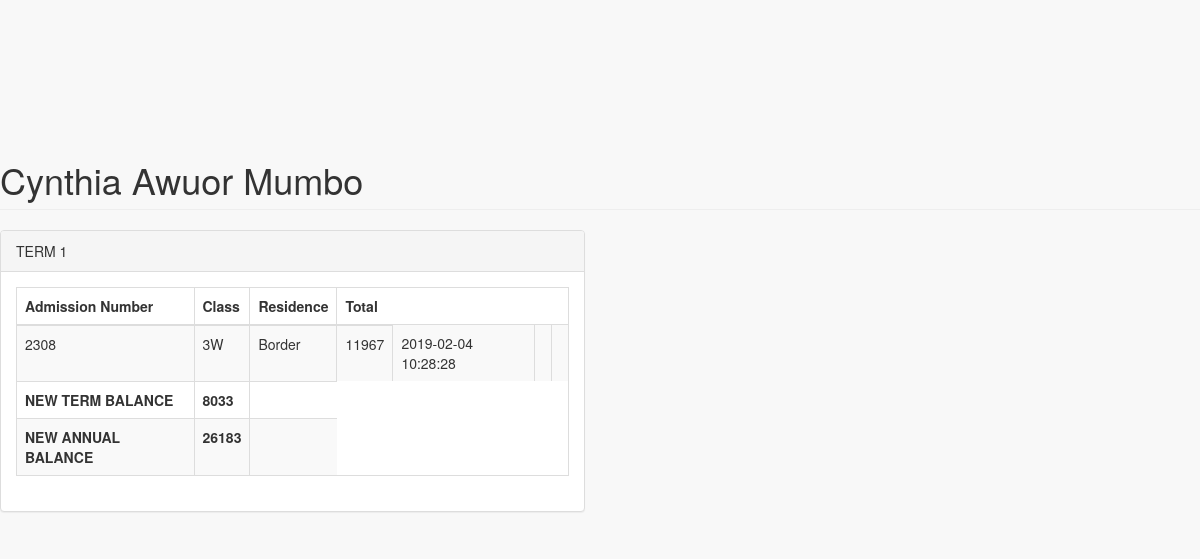
Page /pages/changedInvoice.php?AdmissionNo=2308 on the committed database.
### tables this page shows
CREATE TABLE `students` (
  `StudentsId` int(11) NOT NULL,
  `AdmissionNo` varchar(200) NOT NULL,
  `StudentName` varchar(200) DEFAULT NULL,
  `StudentGender` varchar(200) DEFAULT NULL,
  `StudentType` varchar(200) NOT NULL,
  `ClassId` int(11) DEFAULT NULL,
  `url` varchar(900) NOT NULL DEFAULT 'NoPhotoYet',
  `ActualImage` varchar(900) NOT NULL DEFAULT 'NoPhotoYet',
  `CompletedSchool` int(11) NOT NULL DEFAULT '0'
);

CREATE TABLE `term` (
  `TermId` int(11) NOT NULL,
  `TermName` varchar(200) DEFAULT NULL
);

CREATE TABLE `fee` (
  `FeeId` int(11) NOT NULL,
  `AdmissionNo` varchar(200) NOT NULL,
  `LunchScheme` int(11) DEFAULT '0',
  `PE` int(11) DEFAULT '0',
  `EW` int(11) DEFAULT '0',
  `LT` int(11) DEFAULT '0',
  `RMI` int(11) DEFAULT '0',
  `Administration` int(11) DEFAULT '0',
  `Activity` int(11) DEFAULT '0',
  `Total` int(11) DEFAULT '0',
  `RecentPaidDate` datetime DEFAULT NULL,
  `TermBalance` int(11) DEFAULT '0',
  `AnnualBalance` int(11) DEFAULT '0'
);

CREATE TABLE `class` (
  `ClassId` int(11) NOT NULL,
  `ClassName` varchar(200) NOT NULL,
  `ClassTeacher` varchar(200) NOT NULL
);

### pages/changedInvoice.php (the view, shortened to what this page needs)
<?php
require_once('dbConnect.php');
?>
<!DOCTYPE html>
<html lang="en">
<head>
    <link href="../vendor/bootstrap/css/bootstrap.min.css" rel="stylesheet">
    <link href="../vendor/metisMenu/metisMenu.min.css" rel="stylesheet">
    <link href="../vendor/datatables-plugins/dataTables.bootstrap.css" rel="stylesheet">
    <link href="../vendor/datatables-responsive/dataTables.responsive.css" rel="stylesheet">
    <link href="../dist/css/sb-admin-2.css" rel="stylesheet">
    <link href="../vendor/font-awesome/css/font-awesome.min.css" rel="stylesheet" type="text/css">
</head>
<body>
		<?php
 $AdmissionNo=$_GET['AdmissionNo'];
  $sql = "select * from term WHERE TermId='2'";
 $res = mysqli_query($con,$sql);
 if($res)
 {
	 while($idd=mysqli_fetch_assoc($res)){
		 $TermName=$idd['TermName'];
	 }
 }
		$sql = "select * from students INNER JOIN class ON students.ClassId=class.ClassId WHERE students.AdmissionNo=$AdmissionNo";
 $res = mysqli_query($con,$sql);
 if($res)
 {
	 while($idd=mysqli_fetch_assoc($res)){
		 $StudentName=$idd['StudentName'];
		 $ClassName=$idd['ClassName'];
	 }
 }?>
            <div class="row">
                <div class="col-lg-12">
                    <br></br>
                    <br></br>
                    <br></br>
                    <h1 class="page-header"><?php echo $StudentName;?></h1>
                </div>
            </div>
			<div class="row">
                <div class="col-lg-6">
                    <div class="panel panel-default">
                        <div class="panel-heading">
                            <?php echo $TermName;?>
                        </div>
                        <div class="panel-body">
                            <div class="table-responsive">
                                <table class="table table-striped table-bordered table-hover">
                                    <thead>
                                        <tr>
                                            <th>Admission Number</th>
                                            <th>Class</th>
                                        <th>Residence</th>
										<th>Total</th>
                                        </tr>
                                    </thead>
                                    <tbody>
                                        <?php
 $sql = "select * from students INNER JOIN fee ON students.AdmissionNo=fee.AdmissionNo WHERE students.AdmissionNo=$AdmissionNo";
 $result = mysqli_query($con,$sql);
$number_of_rows=mysqli_num_rows($result);
	if($number_of_rows>0){
								while($row=mysqli_fetch_assoc($result)){?>
<tr class="gradeA">
                                        <td><?php echo $row['AdmissionNo']?></td>
                                        <td><?php echo $ClassName;?></td>
                                        <td><?php echo $row['StudentType']?></td>
                                      <td><?php echo $row['Total']?></td>
										<td><?php echo $row['RecentPaidDate']?></td>
                                      <td><?php $TermBalance= $row['TermBalance']?></td>
										<td><?php $AnnualBalance= $row['AnnualBalance']?></td>
                                    </tr>
									<?php
								}
								}else{
		echo "No installment payments yet.";
	}
								?>
								<tr>
                                            <td><b>NEW  TERM BALANCE</b></td>
                                            <td><b><?php echo $TermBalance;?></b></td>
                                            <td></td>
                                        </tr>
                                        <tr>
                                            <td><b>NEW ANNUAL BALANCE</b></td>
                                            <td><b><?php echo $AnnualBalance;?></b></td>
                                            <td></td>
                                        </tr>
                                    </tbody>
                                </table>
                            </div>
                        </div>
                    </div>
                </div>
            </div>
</body>
</html>

### rows in the picture
students: StudentName "Cynthia Awuor Mumbo"
term: TermName "TERM 1"
fee: AdmissionNo "2308", students.StudentType "Border", Total "11967", RecentPaidDate "2019-02-04 10:28:28", TermBalance "8033", AnnualBalance "26183"
class: ClassName "3W"
